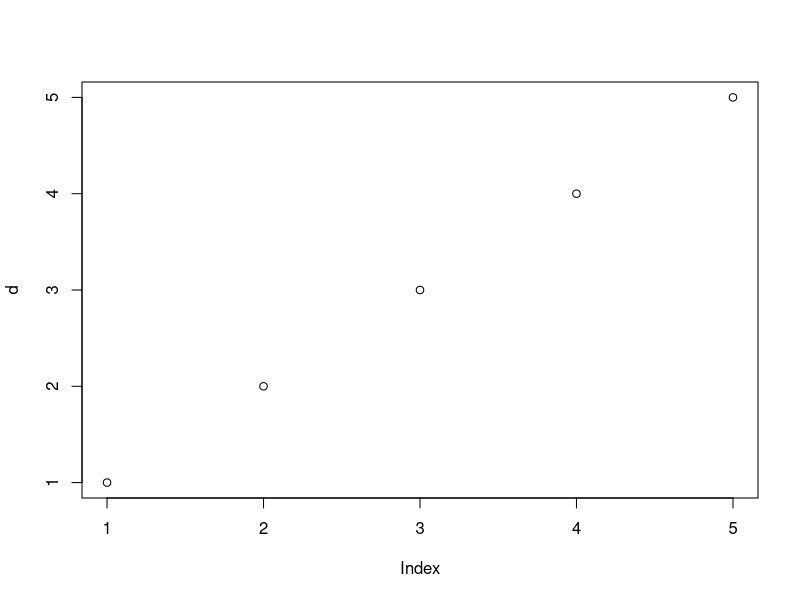

Generate this figure with R:
1+1
print('Hi')
a <- 1
b=2
c <- data.frame(apple=3,
                banana=2)

d <- c(1,2,3,4,5)
plot(d)

library(dplyr)

?union